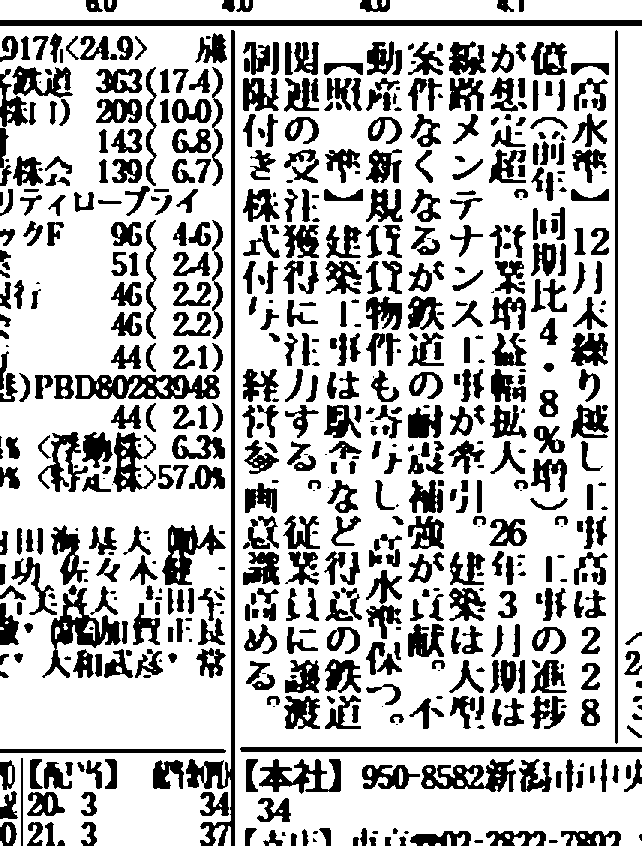
#> input picture projects/quarterly_ranker/output/q2_shikiho_analysis/ocr_cache/1799_article_winrt.png, 642 x 846 px
$ python -i rebuild_generic_quarter_image_dataset_candidate.py   (imports and definitions only)
#> lines starting #> are read from the running program, lines starting #| are printed output that depends on the picture; after the words box and inside, x2 and y2 are one past the last pixel; in counts of white or black regions, pixels touching at a corner belong together
from __future__ import annotations

import argparse
import os
import re
import shutil
import sys
from pathlib import Path

import numpy as np
import pandas as pd
from PIL import Image, ImageOps

ROOT_DIR = Path(__file__).resolve().parents[2]
if str(ROOT_DIR) not in sys.path:
    sys.path.insert(0, str(ROOT_DIR))

from projects.quarterly_ranker.extract_q2_shikiho_features import ocr_image_rapid
from projects.quarterly_ranker.operational_csv_utils import write_operational_csv
from projects.quarterly_ranker.rank_quarterly_promising_stocks import (
    calc_max_drawdown,
    calc_r2_log_trend,
    percentile_score,
)
from projects.quarterly_ranker.select_2024_q2_pre_jul_candidates import (
    attach_realized_returns as attach_realized_returns_q2,
    enrich_with_numeric_ocr as enrich_with_numeric_ocr_q2,
    load_name_master,
    select_candidates as select_candidates_q2,
)
from projects.quarterly_ranker.select_q3_pre_jul_candidates import (
    attach_realized_returns as attach_realized_returns_q3,
    enrich_with_numeric_ocr as enrich_with_numeric_ocr_q3,
    select_candidates as select_candidates_q3,
)
from projects.quarterly_ranker.select_4q_pre_oct_candidates import (
    attach_realized_returns as attach_realized_returns_q4,
    enrich_with_numeric_ocr as enrich_with_numeric_ocr_q4,
    select_candidates as select_candidates_q4,
)


# [9 lines left out: function normalize_symbol, not called in this run]


def save_metrics_crop(image_path: Path, out_path: Path) -> Path:
#> called with out_path = 'out.png'
    img = Image.open(image_path)
#> img is the input picture: PIL image 642x846 RGB; 72.6% white; 637 black regions (98 under 20 px), largest, box (x1, y1, x2, y2) and area: (186, 30, 235, 846) 4446, (0, 20, 642, 26) 3852, (75, 375, 220, 399) 2232
    w, h = img.size
#> w = 642; h = 846
    crop = img.crop((int(w * 0.77), 0, w, int(h * 0.30)))
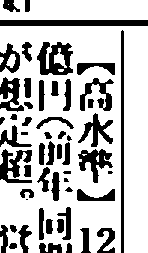
#> crop: PIL image 148x253 RGB; 74% white; 54 black regions (4 under 20 px), largest, box (x1, y1, x2, y2) and area: (0, 20, 148, 26) 888, (37, 42, 73, 75) 739, (121, 30, 124, 253) 667
    crop = ImageOps.grayscale(crop)
    crop = ImageOps.autocontrast(crop)
    crop = crop.resize((crop.width * 6, crop.height * 6))
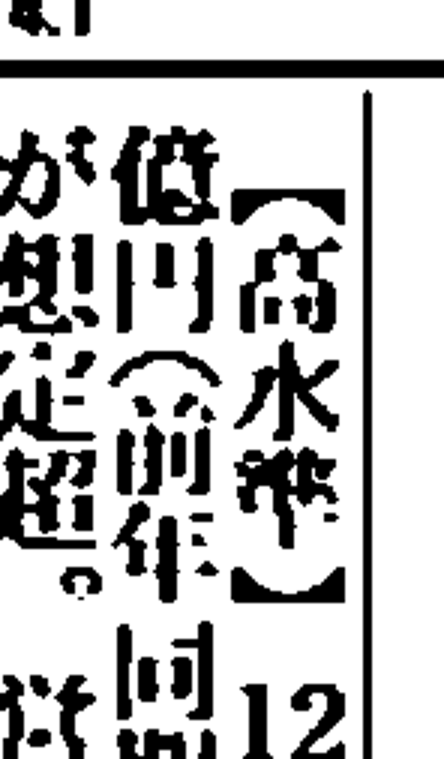
#> crop: PIL image 888x1518 L (shown at 1/2 size); min 0, max 255, mean 188.7
    crop = crop.convert("RGB")
#> crop: PIL image 888x1518 RGB
#> (the run stopped early here; a loop or call above may not have finished)

$ run again, on projects/quarterly_ranker/output/q4_pre_analysis/library_cache/127_metrics.png
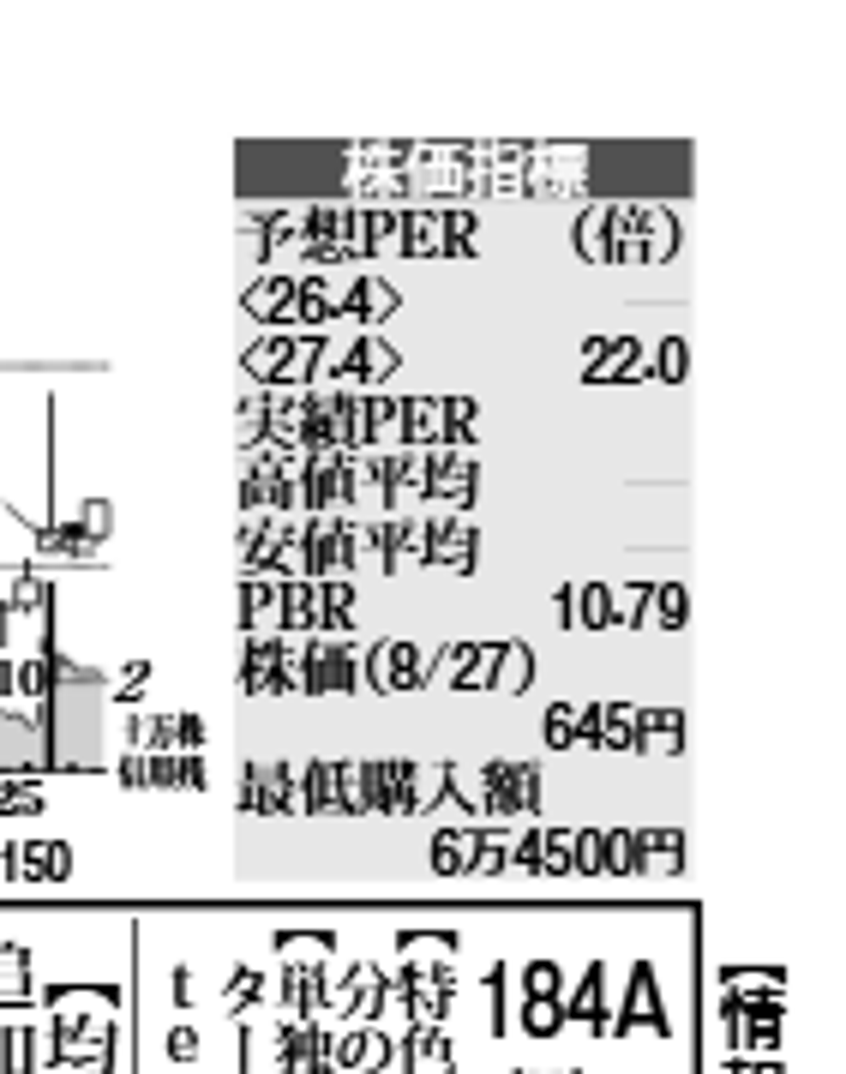
#> input picture projects/quarterly_ranker/output/q4_pre_analysis/library_cache/127_metrics.png, 846 x 1074 px
#> in save_metrics_crop, img is the input picture: PIL image 846x1074 RGB; min 0, max 255, mean 214.4
#> in save_metrics_crop, `crop = img.crop((int(w * 0.77), 0, w, int(h * 0.30)))`:
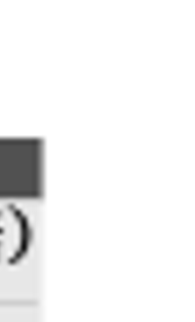
#> crop: PIL image 195x322 RGB; min 18, max 255, mean 244.1
